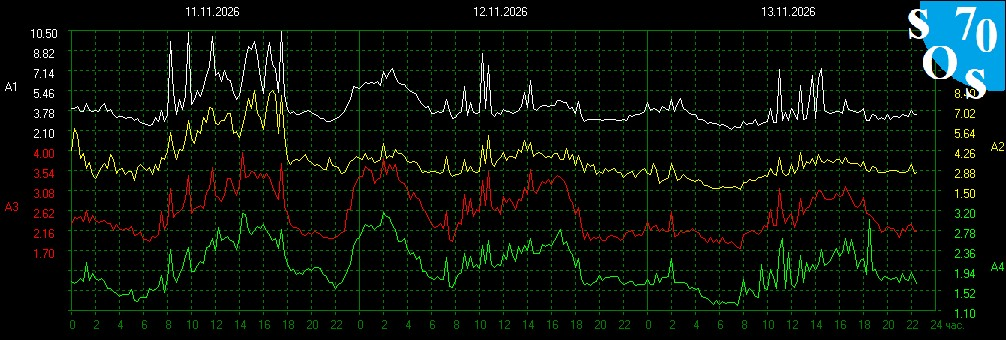
#> input picture tests/sra.jpg, 1006 x 340 px
$ python -i fetch_cloud.py   (imports and definitions only)
#> lines starting #> are read from the running program, lines starting #| are printed output that depends on the picture; after the words box and inside, x2 and y2 are one past the last pixel; in counts of white or black regions, pixels touching at a corner belong together
"""Cloud fetcher for the Resonance Tower lamp (runs on GitHub Actions, Linux).

Same method as ~/resonance-tower/fetch.py, but the axis labels are read with Tesseract instead of macOS Vision:
  - Tomsk SOS70 charts (srf.jpg = frequencies, sra.jpg = amplitudes): read the auto-scaling left-axis labels,
    then follow the white F1 / A1 trace pixel by pixel.
  - NOAA SWPC planetary Kp.
Writes site/lamp.json  {f1, a1, kp, ts, fetched, src}  (+ site/data.json with the full 3-day series).
If a source fails, the last good value is kept from the currently published lamp.json, so the lamp never sees a gap.

Usage:  python fetch_cloud.py                 → site/
        python fetch_cloud.py --selftest      → compare Tesseract with the Vision reference in tests/
"""
import datetime as dt
import json
import pathlib
import sys

import numpy as np
import pytesseract
import requests
from PIL import Image, ImageOps

HERE = pathlib.Path(__file__).resolve().parent
SITE = HERE / "site"
PUBLISHED = "https://ademkadman.github.io/resonance-tower-data/lamp.json"
UA = {"User-Agent": "Mozilla/5.0 (Macintosh)", "Referer": "https://sos70.ru/"}
TOMSK_URL = "https://sos70.ru/provider.php?file={}.jpg"
KP_URL = "https://services.swpc.noaa.gov/json/planetary_k_index_1m.json"

# chart geometry (1006 x 340 images): hour 0 of the first day at x = 72, 288 px per day
X0, PX_PER_DAY, X_END = 72, 288, 936
TOMSK_UTC_OFFSET = 7
SCALE = 4
REGIONS = {  # name: (x0, y0, x1, y1) crop, chosen so 'F1'/'A1' and the other traces' labels stay out
    "axis": (22, 18, 72, 142),
    "dates": (0, 0, 1006, 22),
    "hours": (60, 318, 960, 340),
}


# ------------------------------------------------------------------ OCR (Tesseract)
def ocr(path):
    """Return [{text, x, y, w, h}] in image pixels, like the Vision helper on the Mac."""
#> called with path = 'tests/sra.jpg'
    img = Image.open(path).convert("L")
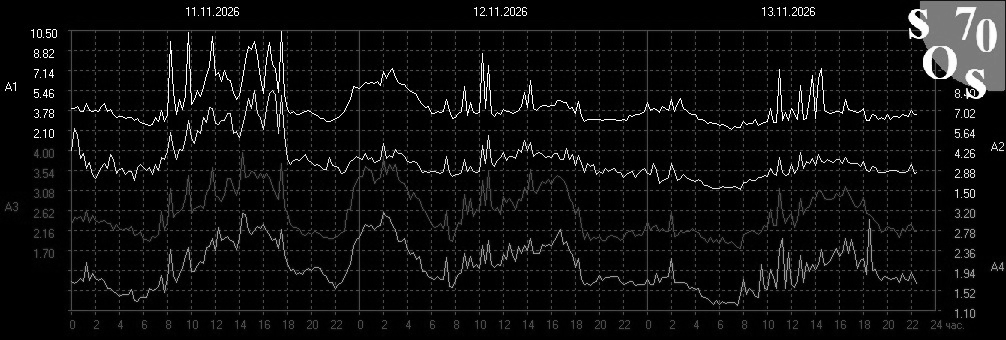
#> img: PIL image 1006x340 L; min 0, max 255, mean 13.9
    out = []
    for name, (x0, y0, x1, y1) in REGIONS.items():
        crop = img.crop((x0, y0, x1, y1)).resize(((x1 - x0) * SCALE, (y1 - y0) * SCALE), Image.LANCZOS)
        crop = ImageOps.invert(ImageOps.autocontrast(crop))           # dark text on white
        crop = crop.point(lambda v: 255 if v > 170 else 0)             # clean binary for Tesseract
        cfg = "--psm 11 -c tessedit_char_whitelist=0123456789."
        d = pytesseract.image_to_data(crop, config=cfg, output_type=pytesseract.Output.DICT)
        for t, l, tp, w, h, c in zip(d["text"], d["left"], d["top"], d["width"], d["height"], d["conf"]):
            if t.strip() and float(c) > 30:
                out.append({"text": t.strip(), "x": x0 + l / SCALE, "y": y0 + tp / SCALE, "w": w / SCALE, "h": h / SCALE})
#> this loop made 1 pass
#> pass 1, in ocr, `crop = img.crop((x0, y0, x1, y1)).resize(((x1 - x0) * SCALE, (y1 - y0)..`:
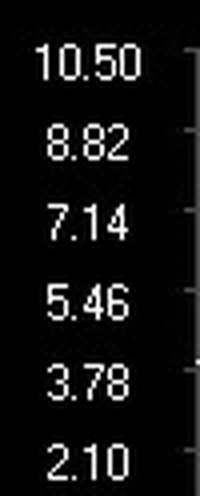
#> crop: PIL image 200x496 L; min 0, max 255, mean 18.2
#> pass 1, in ocr, `crop = ImageOps.invert(ImageOps.autocontrast(crop))`:
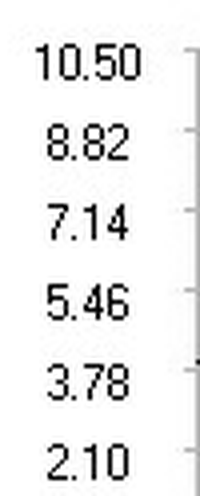
#> crop: PIL image 200x496 L; min 0, max 255, mean 236.8
#> pass 1, in ocr, `crop = crop.point(lambda v: 255 if v > 170 else 0)`:
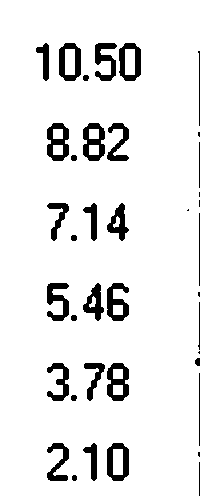
#> crop: PIL image 200x496 L; 91.6% white; 39 black regions (7 under 20 px), largest, box (x1, y1, x2, y2) and area: (47, 123, 69, 161) 507, (107, 363, 129, 401) 506, (83, 123, 105, 161) 503
#> after the loop, out = []
    return out


# ------------------------------------------------------------------ digitising (same logic as fetch.py)
# [76 lines left out: functions parse_float, grid_rows, axis_fit, first_day, check_geometry, trace, not called in this run]


def sane(key, v):
    return {"f1": 7.0 <= v <= 8.7, "a1": 0 <= v <= 60}[key]


# ------------------------------------------------------------------ main
# [61 lines left out: functions run, selftest, not called in this run]


# [2 lines not run here, left out]

#> (the run stopped early here; a loop or call above may not have finished)
